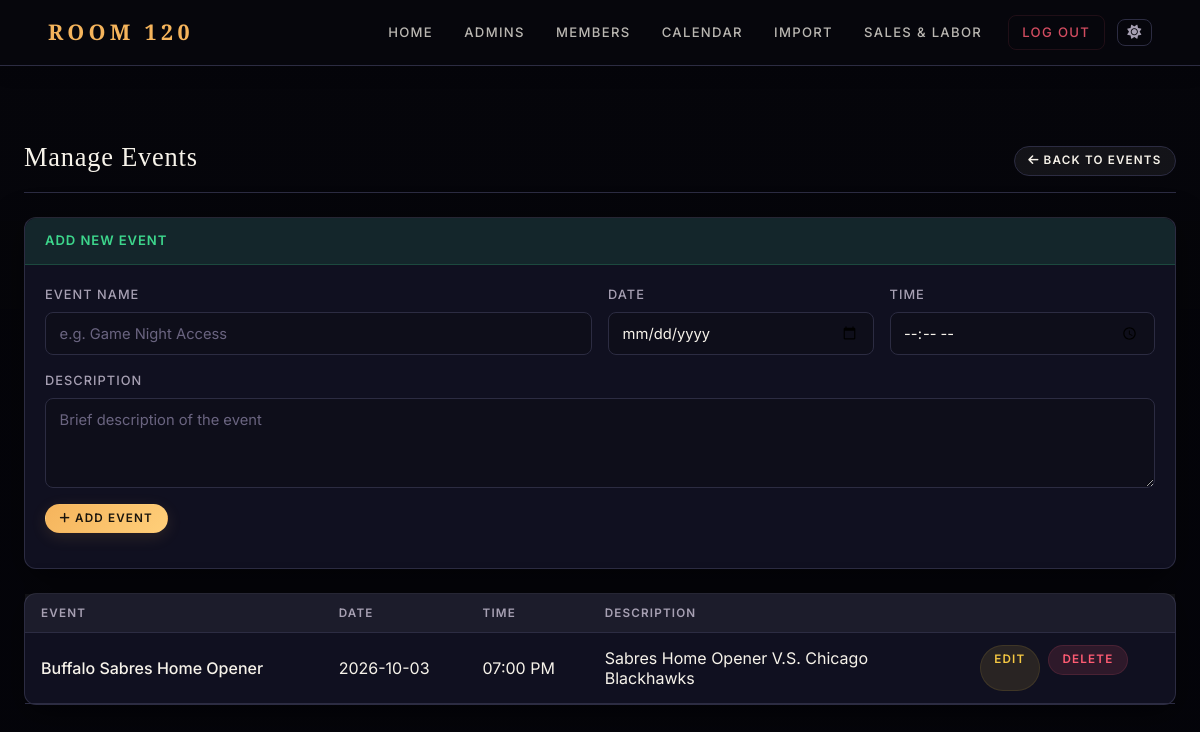
Screenshot of /admin/events (signed in) with the database file from the repository.
### app.py (models this page shows)
class Event(db.Model):
    id = db.Column(db.Integer, primary_key=True)
    name = db.Column(db.String(100), nullable=False)
    date = db.Column(db.String(20), nullable=False)
    time = db.Column(db.String(20), nullable=False)
    description = db.Column(db.Text, nullable=False)

### app.py (the view, shortened to what this page needs)
@app.route('/admin/events', methods=['GET', 'POST'])
def admin_events():
    if not authorized('view_events'):
        return redirect(url_for('home'))
    events = Event.query.all()
    for event in events:
        db.session.expunge(event)
        if isinstance(event.date, str):
            try:
                event.date = datetime.strptime(event.date, '%Y-%m-%d').date()
            except Exception:
                pass
        if isinstance(event.time, str):
            try:
                event.time = datetime.strptime(event.time, '%H:%M:%S').time()
            except ValueError:
                try:
                    event.time = datetime.strptime(event.time, '%H:%M').time()
                except Exception:
                    pass
    return render_template('admin_events.html', events=events)

### app.py (called while the page is built)
@app.before_request
def enable_foreign_keys():
    db.session.execute(text('PRAGMA foreign_keys = ON'))

@app.context_processor
def inject_globals():
    user = None
    if session.get('user_id'):
        user = User.query.get(session.get('user_id'))
    try:
        all_types = MembershipType.query.order_by(MembershipType.sort_order, MembershipType.display_name).all()
    except Exception:
        all_types = []
    type_map = {t.name: t for t in all_types}
    active_types = [t for t in all_types if t.is_active]
    return dict(
        current_user=user,
        membership_types=active_types,
        all_membership_types=all_types,
        membership_type_map=type_map,
    )

def authorized(*perms):
    role = session.get('role')
    if role == 'admin':
        return True
    if role == 'staff':
        user_perms = set(session.get('permissions', []))
        return all(p in user_perms for p in perms)
    return False

### templates/admin_events.html
{% extends "base.html" %}
{% block content %}
<div class="container-fluid px-4 mt-4">
  <div class="page-header d-flex justify-content-between align-items-end flex-wrap gap-2">
    <h2>Manage Events</h2>
    <a href="{{ url_for('events') }}" class="btn btn-secondary btn-sm">
      <i class="fas fa-arrow-left me-1"></i>Back to Events
    </a>
  </div>
  <div class="card mb-4">
    <div class="card-header bg-success">Add New Event</div>
    <div class="card-body">
      <form method="POST" class="row g-3">
        <div class="col-md-6">
          <label class="form-label">Event Name</label>
          <input type="text" name="name" required class="form-control" placeholder="e.g. Game Night Access">
        </div>
        <div class="col-md-3">
          <label class="form-label">Date</label>
          <input type="date" name="date" required class="form-control">
        </div>
        <div class="col-md-3">
          <label class="form-label">Time</label>
          <input type="time" name="time" required class="form-control">
        </div>
        <div class="col-12">
          <label class="form-label">Description</label>
          <textarea name="description" required class="form-control" rows="2" placeholder="Brief description of the event"></textarea>
        </div>
        <div class="col-12">
          <button type="submit" class="btn btn-primary btn-sm">
            <i class="fas fa-plus me-1"></i>Add Event
          </button>
        </div>
      </form>
    </div>
  </div>
  {% if events %}
  <div class="card">
    <div class="card-body p-0">
      <div class="table-responsive">
        <table class="table table-hover mb-0">
          <thead>
            <tr>
              <th>Event</th>
              <th>Date</th>
              <th>Time</th>
              <th>Description</th>
              <th></th>
            </tr>
          </thead>
          <tbody>
            {% for event in events %}
            <tr>
              <td class="fw-medium">{{ event.name }}</td>
              <td>{{ event.date }}</td>
              <td>{{ event.time.strftime('%I:%M %p') }}</td>
              <td class="text-muted" style="max-width:320px;">{{ event.description }}</td>
              <td>
                <div class="d-flex gap-2">
                  <a href="{{ url_for('edit_event', event_id=event.id) }}" class="btn btn-warning btn-sm">Edit</a>
                  <form method="POST" action="{{ url_for('delete_event', event_id=event.id) }}" class="d-inline">
                    <button type="submit" class="btn btn-danger btn-sm">Delete</button>
                  </form>
                </div>
              </td>
            </tr>
            {% endfor %}
          </tbody>
        </table>
      </div>
    </div>
  </div>
  {% else %}
  <div class="text-center py-5" style="color:var(--text-muted);">
    <i class="fas fa-calendar fa-2x mb-3" style="opacity:0.3;"></i>
    <p>No events created yet.</p>
  </div>
  {% endif %}
</div>
{% endblock %}

### rows the page displays
Event: name "Buffalo Sabres Home Opener", date "2026-10-03", time "07:00 PM", description "Sabres Home Opener V.S. Chicago Blackhawks"
